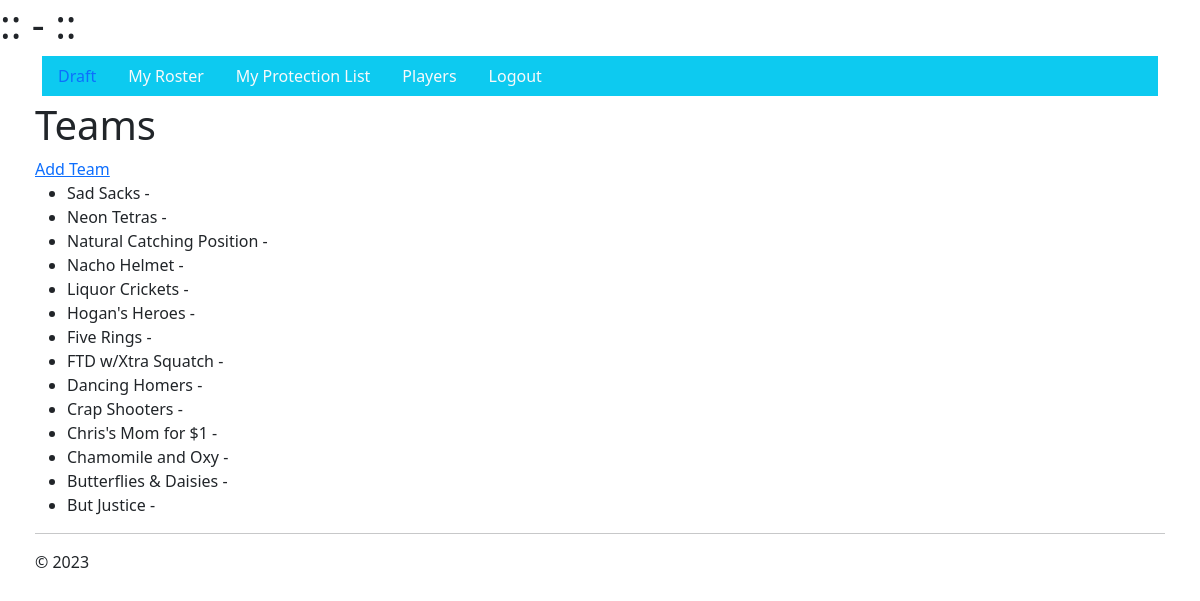
Screenshot of /teams/ with the database file from the repository.
### DAFLDraft/models.py (models this page shows, shortened)
class Team(models.Model):
    full_name = models.CharField(max_length=50, default="")
    short_name = models.CharField(max_length=10, default="")
    owner = models.ForeignKey(Owner, on_delete=models.CASCADE)
    class Meta:
        ordering = ["-full_name"]

### DAFLDraft/views.py (the view)
# urls.py: path("teams/", views.TeamListView.as_view(), name="team-list"),
class TeamListView(ListView):
    model = Team

### DAFLDraft/templates/DAFLDraft/team_list.html (shortened to what this page needs)
{% extends "DAFLDraft/layout.html" %}
{% load bootstrap_icons %}
{% block content %}
<h1>Teams</h1>
<a href="{% url 'team-add' %}">Add Team</a>
<ul>
    {% for obj in object_list %}
        <li>{{ obj.full_name }} - <a href="{% url 'team-roster' teamId=obj.id %}">{% bs_icon 'card-list' %}</a><a href="{% url 'team-protection-list' teamId=obj.id %}">{% bs_icon 'shield-check' %}</a></li>
    {% endfor %}
</ul>
{% endblock %}

### rows the page displays
Team: full_name "Sad Sacks"
Team: full_name "Neon Tetras"
Team: full_name "Natural Catching Position"
Team: full_name "Nacho Helmet"
Team: full_name "Liquor Crickets"
Team: full_name "Hogan's Heroes"
Team: full_name "Five Rings"
Team: full_name "FTD w/Xtra Squatch"
Team: full_name "Dancing Homers"
Team: full_name "Crap Shooters"
Team: full_name "Chris's Mom for $1"
Team: full_name "Chamomile and Oxy"
Team: full_name "Butterflies & Daisies"
Team: full_name "But Justice"
